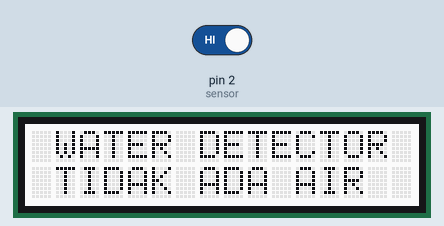
Recording of a sketch running on a simulated Arduino Uno, built with avr-gcc and run on an emulated ATmega328P. Shown: 16×2 character LCD. Inputs (shaded band) come from the test bench; at power-on: pin 2 (sensor) HIGH.

Above: at 1.2 s.
1.3 s: pin 2 (sensor) driven LOW
At 1.8 s:
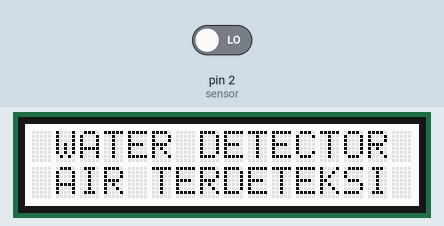
2.8 s: pin 2 (sensor) driven HIGH
At 4.0 s:
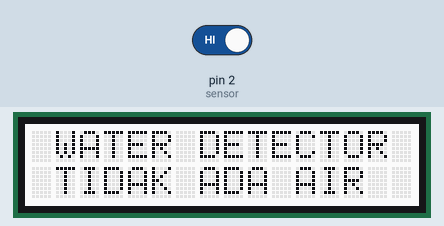
Timing chart, 0 to 5.8 s (numbered marks = the images above; inputs shaded):
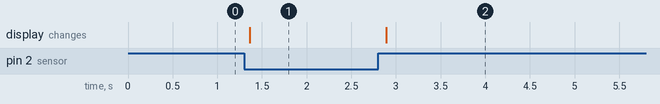

Measured:
- after the input at 1.3 s, the display: changes after 0.06 s (image 1)
- after the input at 2.8 s, the display: changes after 0.09 s (image 2)

The sketch:

Water_Detector_With_LCD.ino
```cpp
/*===============WATER DETECTOR WITH LED NOTIFICATION==============
  Dibuat Oleh Tim Digiware
  =================================================================
  Konfigurasi Pin:
  |-----------------------------------------|
  |                     | Arduino Base HAT  |
  |-----------------------------------------|
  |Grove - Water Sensor |         D2        |
  |Grove - LCD 16x2     |         I2C       |
  |-----------------------------------------|
*/
#include <Wire.h>
#include "rgb_lcd.h"
rgb_lcd lcd;

#define sensor 2

void setup()
{
    lcd.begin(16,2);
}

void loop()
{
    int data = digitalRead(sensor);
    if(data == 0)
    {
      lcd.setCursor(1, 1);
      lcd.print("AIR TERDETEKSI");


    }
    else
    if(data == 1)
    {
      lcd.setCursor(1, 1);
      lcd.print("TIDAK ADA AIR ");


}
text();
}

void text()
{
  lcd.setCursor(1, 0);
  lcd.print("WATER DETECTOR");
  delay(100);
}
```
